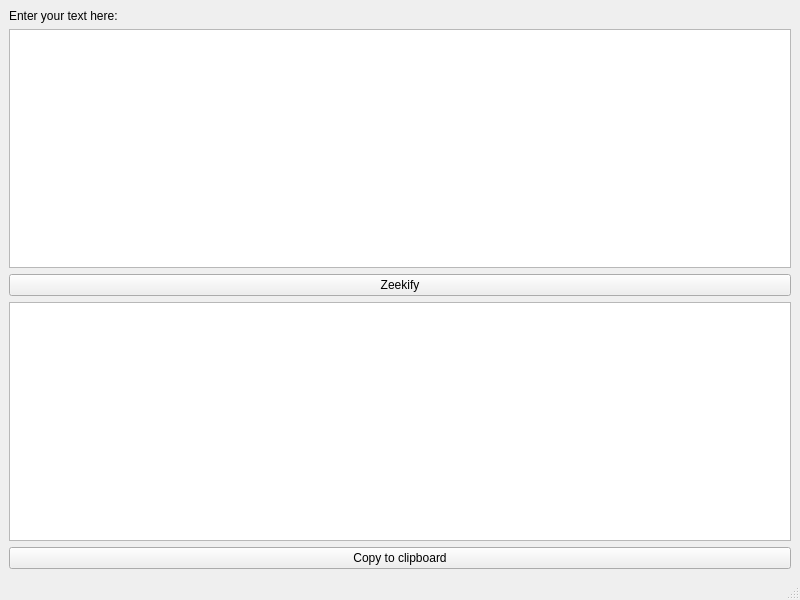
<?xml version="1.0" encoding="UTF-8"?>
<ui version="4.0">
 <class>MainWindow</class>
 <widget class="QMainWindow" name="MainWindow">
  <property name="geometry">
   <rect>
    <x>0</x>
    <y>0</y>
    <width>800</width>
    <height>600</height>
   </rect>
  </property>
  <property name="windowTitle">
   <string>MainWindow</string>
  </property>
  <widget class="QWidget" name="centralwidget">
   <layout class="QGridLayout" name="gridLayout_2">
    <item row="0" column="0">
     <layout class="QGridLayout" name="gridLayout">
      <item row="3" column="0">
       <widget class="QTextEdit" name="text_Converted">
        <property name="readOnly">
         <bool>true</bool>
        </property>
       </widget>
      </item>
      <item row="4" column="0">
       <widget class="QPushButton" name="button_Copy">
        <property name="text">
         <string>Copy to clipboard</string>
        </property>
       </widget>
      </item>
      <item row="2" column="0">
       <widget class="QPushButton" name="button_Zeekify">
        <property name="text">
         <string>Zeekify</string>
        </property>
       </widget>
      </item>
      <item row="1" column="0">
       <widget class="QTextEdit" name="text_Source"/>
      </item>
      <item row="0" column="0">
       <widget class="QLabel" name="label">
        <property name="text">
         <string>Enter your text here:</string>
        </property>
       </widget>
      </item>
     </layout>
    </item>
   </layout>
  </widget>
  <widget class="QStatusBar" name="statusbar"/>
 </widget>
 <resources/>
 <connections/>
</ui>
